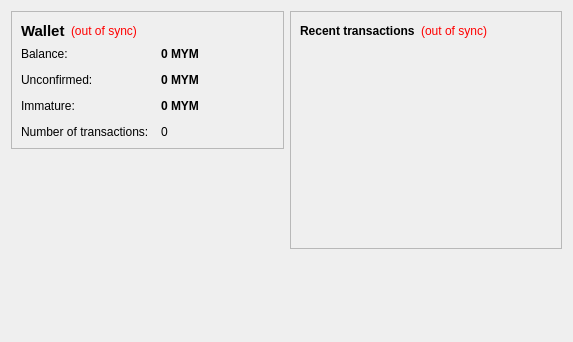
<?xml version="1.0" encoding="UTF-8"?>
<ui version="4.0">
 <class>OverviewPage</class>
 <widget class="QWidget" name="OverviewPage">
  <property name="geometry">
   <rect>
    <x>0</x>
    <y>0</y>
    <width>573</width>
    <height>342</height>
   </rect>
  </property>
  <property name="windowTitle">
   <string>Form</string>
  </property>
  <layout class="QHBoxLayout" name="horizontalLayout" stretch="1,1">
   <item>
    <layout class="QVBoxLayout" name="verticalLayout_2">
     <item>
      <widget class="QFrame" name="frame">
       <property name="frameShape">
        <enum>QFrame::StyledPanel</enum>
       </property>
       <property name="frameShadow">
        <enum>QFrame::Raised</enum>
       </property>
       <layout class="QVBoxLayout" name="verticalLayout_4">
        <item>
         <layout class="QHBoxLayout" name="horizontalLayout_4">
          <item>
           <widget class="QLabel" name="label_5">
            <property name="font">
             <font>
              <pointsize>11</pointsize>
              <weight>75</weight>
              <bold>true</bold>
             </font>
            </property>
            <property name="text">
             <string>Wallet</string>
            </property>
           </widget>
          </item>
          <item>
           <widget class="QLabel" name="labelWalletStatus">
            <property name="toolTip">
             <string>The displayed information may be out of date. Your wallet automatically synchronizes with the Moneyenom network after a connection is established, but this process has not completed yet.</string>
            </property>
            <property name="styleSheet">
             <string notr="true">QLabel { color: red; }</string>
            </property>
            <property name="text">
             <string notr="true">(out of sync)</string>
            </property>
            <property name="alignment">
             <set>Qt::AlignLeading|Qt::AlignLeft|Qt::AlignVCenter</set>
            </property>
           </widget>
          </item>
          <item>
           <spacer name="horizontalSpacer_2">
            <property name="orientation">
             <enum>Qt::Horizontal</enum>
            </property>
            <property name="sizeHint" stdset="0">
             <size>
              <width>40</width>
              <height>20</height>
             </size>
            </property>
           </spacer>
          </item>
         </layout>
        </item>
        <item>
         <layout class="QFormLayout" name="formLayout_2">
          <property name="fieldGrowthPolicy">
           <enum>QFormLayout::AllNonFixedFieldsGrow</enum>
          </property>
          <property name="horizontalSpacing">
           <number>12</number>
          </property>
          <property name="verticalSpacing">
           <number>12</number>
          </property>
          <item row="0" column="0">
           <widget class="QLabel" name="label">
            <property name="text">
             <string>Balance:</string>
            </property>
           </widget>
          </item>
          <item row="0" column="1">
           <widget class="QLabel" name="labelBalance">
            <property name="font">
             <font>
              <weight>75</weight>
              <bold>true</bold>
             </font>
            </property>
            <property name="cursor">
             <cursorShape>IBeamCursor</cursorShape>
            </property>
            <property name="toolTip">
             <string>Your current balance</string>
            </property>
            <property name="text">
             <string notr="true">0 MYM</string>
            </property>
            <property name="textInteractionFlags">
             <set>Qt::LinksAccessibleByMouse|Qt::TextSelectableByKeyboard|Qt::TextSelectableByMouse</set>
            </property>
           </widget>
          </item>
          <item row="1" column="0">
           <widget class="QLabel" name="label_3">
            <property name="text">
             <string>Unconfirmed:</string>
            </property>
           </widget>
          </item>
          <item row="1" column="1">
           <widget class="QLabel" name="labelUnconfirmed">
            <property name="font">
             <font>
              <weight>75</weight>
              <bold>true</bold>
             </font>
            </property>
            <property name="cursor">
             <cursorShape>IBeamCursor</cursorShape>
            </property>
            <property name="toolTip">
             <string>Total of transactions that have yet to be confirmed, and do not yet count toward the current balance</string>
            </property>
            <property name="text">
             <string notr="true">0 MYM</string>
            </property>
            <property name="textInteractionFlags">
             <set>Qt::LinksAccessibleByMouse|Qt::TextSelectableByKeyboard|Qt::TextSelectableByMouse</set>
            </property>
           </widget>
          </item>
          <item row="3" column="0">
           <widget class="QLabel" name="label_2">
            <property name="text">
             <string>Number of transactions:</string>
            </property>
           </widget>
          </item>
          <item row="3" column="1">
           <widget class="QLabel" name="labelNumTransactions">
            <property name="toolTip">
             <string>Total number of transactions in wallet</string>
            </property>
            <property name="text">
             <string notr="true">0</string>
            </property>
           </widget>
          </item>
          <item row="2" column="0">
           <widget class="QLabel" name="labelImmatureText">
            <property name="text">
             <string>Immature:</string>
            </property>
           </widget>
          </item>
          <item row="2" column="1">
           <widget class="QLabel" name="labelImmature">
            <property name="font">
             <font>
              <weight>75</weight>
              <bold>true</bold>
             </font>
            </property>
            <property name="toolTip">
             <string>Mined balance that has not yet matured</string>
            </property>
            <property name="text">
             <string notr="true">0 MYM</string>
            </property>
            <property name="textInteractionFlags">
             <set>Qt::LinksAccessibleByMouse|Qt::TextSelectableByKeyboard|Qt::TextSelectableByMouse</set>
            </property>
           </widget>
          </item>
         </layout>
        </item>
       </layout>
      </widget>
     </item>
     <item>
      <spacer name="verticalSpacer">
       <property name="orientation">
        <enum>Qt::Vertical</enum>
       </property>
       <property name="sizeHint" stdset="0">
        <size>
         <width>20</width>
         <height>40</height>
        </size>
       </property>
      </spacer>
     </item>
    </layout>
   </item>
   <item>
    <layout class="QVBoxLayout" name="verticalLayout_3">
     <item>
      <widget class="QFrame" name="frame_2">
       <property name="frameShape">
        <enum>QFrame::StyledPanel</enum>
       </property>
       <property name="frameShadow">
        <enum>QFrame::Raised</enum>
       </property>
       <layout class="QVBoxLayout" name="verticalLayout">
        <item>
         <layout class="QHBoxLayout" name="horizontalLayout_2">
          <item>
           <widget class="QLabel" name="label_4">
            <property name="text">
             <string>&lt;b&gt;Recent transactions&lt;/b&gt;</string>
            </property>
           </widget>
          </item>
          <item>
           <widget class="QLabel" name="labelTransactionsStatus">
            <property name="toolTip">
             <string>The displayed information may be out of date. Your wallet automatically synchronizes with the Moneyenom network after a connection is established, but this process has not completed yet.</string>
            </property>
            <property name="styleSheet">
             <string notr="true">QLabel { color: red; }</string>
            </property>
            <property name="text">
             <string notr="true">(out of sync)</string>
            </property>
            <property name="alignment">
             <set>Qt::AlignRight|Qt::AlignTrailing|Qt::AlignVCenter</set>
            </property>
           </widget>
          </item>
          <item>
           <spacer name="horizontalSpacer">
            <property name="orientation">
             <enum>Qt::Horizontal</enum>
            </property>
            <property name="sizeHint" stdset="0">
             <size>
              <width>40</width>
              <height>20</height>
             </size>
            </property>
           </spacer>
          </item>
         </layout>
        </item>
        <item>
         <widget class="QListView" name="listTransactions">
          <property name="styleSheet">
           <string notr="true">QListView { background: transparent; }</string>
          </property>
          <property name="frameShape">
           <enum>QFrame::NoFrame</enum>
          </property>
          <property name="verticalScrollBarPolicy">
           <enum>Qt::ScrollBarAlwaysOff</enum>
          </property>
          <property name="horizontalScrollBarPolicy">
           <enum>Qt::ScrollBarAlwaysOff</enum>
          </property>
          <property name="selectionMode">
           <enum>QAbstractItemView::NoSelection</enum>
          </property>
         </widget>
        </item>
       </layout>
      </widget>
     </item>
     <item>
      <spacer name="verticalSpacer_2">
       <property name="orientation">
        <enum>Qt::Vertical</enum>
       </property>
       <property name="sizeHint" stdset="0">
        <size>
         <width>20</width>
         <height>40</height>
        </size>
       </property>
      </spacer>
     </item>
    </layout>
   </item>
  </layout>
 </widget>
 <resources/>
 <connections/>
</ui>
